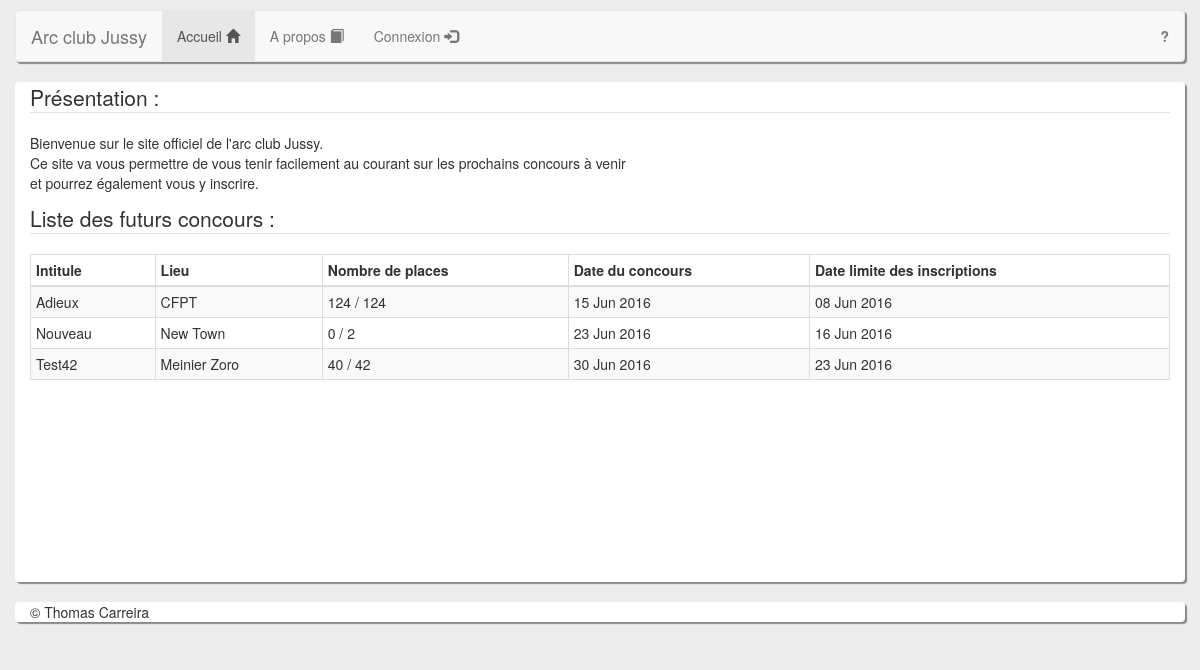
Page /Site/index.php on the earlier database version.
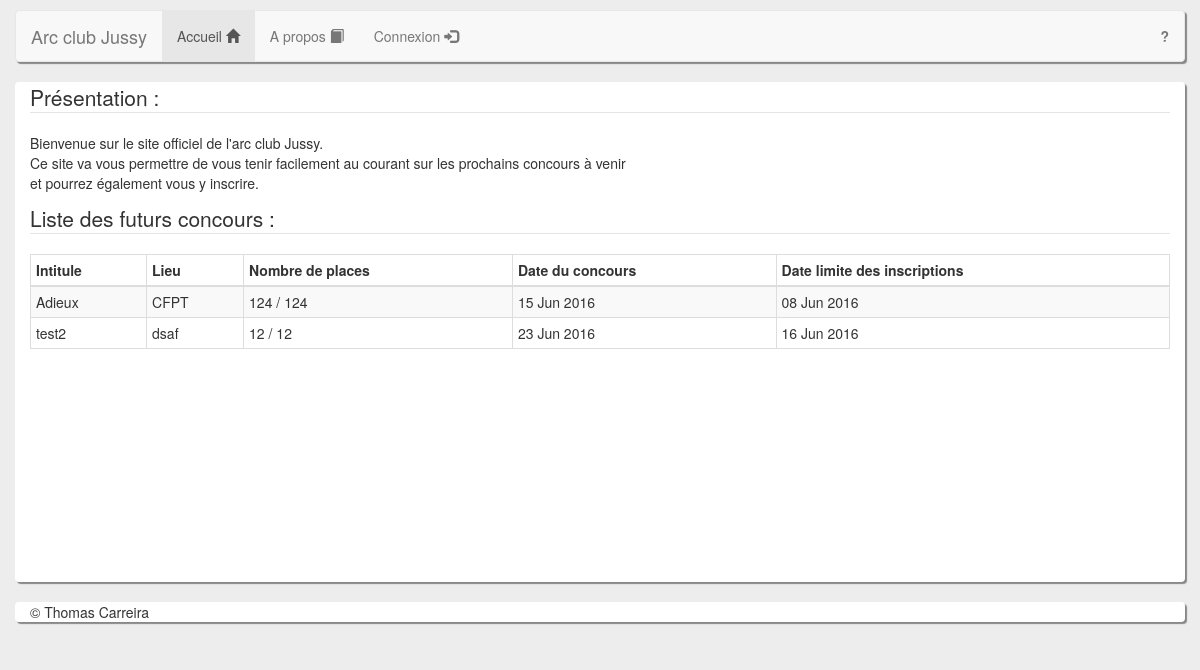
Same page on the later database version.
### tables this page shows
CREATE TABLE IF NOT EXISTS `t_concours` (
  `id_concours` int(11) NOT NULL AUTO_INCREMENT,
  `intitule` varchar(50) NOT NULL,
  `lieu` varchar(100) NOT NULL,
  `nb_places` int(6) NOT NULL,
  `date_concours` date NOT NULL,
  `date_limite_inscription` date NOT NULL,
  PRIMARY KEY (`id_concours`),
  UNIQUE KEY `intitule` (`intitule`)
);

### Site/librairie/librairie_concours.php (the view, shortened to what this page needs)
<?php
function nb_inscrits($id_concours) {
    static $query = null;
    if ($query == null) {
        $query = connectDB()->prepare("SELECT COUNT(id_membre) AS nb_inscrits FROM `t_inscrits` WHERE id_concours = ?");
    }
    $query->execute([$id_concours]);
    return $query->fetch(PDO::FETCH_ASSOC)['nb_inscrits'];
}
function tableau_futur_concours_inscription($id_membre) {
    static $query = null;
    if ($query == null) {
        $query = connectDB()->prepare("SELECT * FROM `t_concours` WHERE `date_concours` >= ? ORDER BY date_concours ASC");
    }
    $query->execute([date('Y-m-d')]);
    if ($query->rowCount() == 0) {
        echo '<tr>';
        echo '<td colspan="5" class="text-center">Il n\'y a aucun futurs concours.</td>';
        echo '</tr>';
    } else {
        while (($data = $query->fetch(PDO::FETCH_ASSOC)) !== false) {
            echo '<tr>';
            echo '<td>' . $data['intitule'] . '</td>';
            echo '<td>' . $data['lieu'] . '</td>';
            echo '<td>' . ($data['nb_places'] - nb_inscrits($data['id_concours'])) . " / " . $data['nb_places'] . '</td>';
            echo '<td>' . date_format(date_create($data['date_concours']), "d M Y") . '</td>';
            echo '<td>' . date_format(date_create($data['date_limite_inscription']), "d M Y") . '</td>';
            echo '</tr>';
        }
    }
}

Differences in the rows shown:
no longer on this page (row edited): t_concours: intitule "Nouveau", lieu "New Town", id_concours "0", nb_places "2", date_concours "23 Jun 2016", date_limite_inscription "16 Jun 2016"
removed t_concours: intitule "Test42", lieu "Meinier Zoro", id_concours "40", nb_places "42", date_concours "30 Jun 2016", date_limite_inscription "23 Jun 2016"
added t_concours: intitule "test2", lieu "dsaf", $data['nb_places']-nb_inscrits($data['id_concours']) "12", nb_places "12", date_concours "23 Jun 2016", date_limite_inscription "16 Jun 2016"
